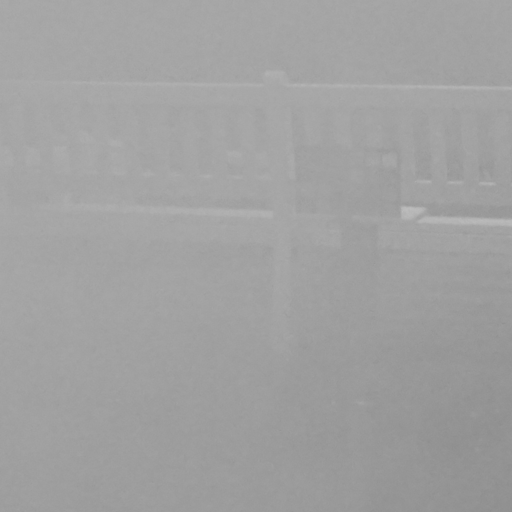
%> input picture 实验二_图像去雾/data/hazy/image01.png, 512 x 512 px
$ octave --eval "result = my_dehaze(imread('data/hazy/image01.png'));"   (GNU Octave 9; MATLAB toolbox functions it lacks are replaced by stand-ins)
%> lines starting %> are read from the running program, lines starting %| are printed output that depends on the picture
function J = my_dehaze(I)
% Grayscale dark-channel dehazing. J = my_dehaze(I)
% Stages: local-minimum dark channel, atmospheric light, transmission,
% then the scattering-model recovery. GT is not an input.

win = 61;
omega = 0.95;
t0 = 0.1;
topRatio = 0.001;

X = im2double(I);
% Square local minimum. imerode ignores out-of-image samples, so the
% border is not forced toward zero.
dark = imerode(X, strel('square', win));

k = max(1, round(numel(dark) * topRatio));
%> k = 262
values = dark(:);
[~, order] = sort(values, 'descend');
idx = order(1:k);
%> idx = 262 values from 1 to 16390
A = max(X(idx));
%> A = 0.667
if A < 1e-3
    A = 1e-3;
end

t = 1 - omega * (dark ./ A);
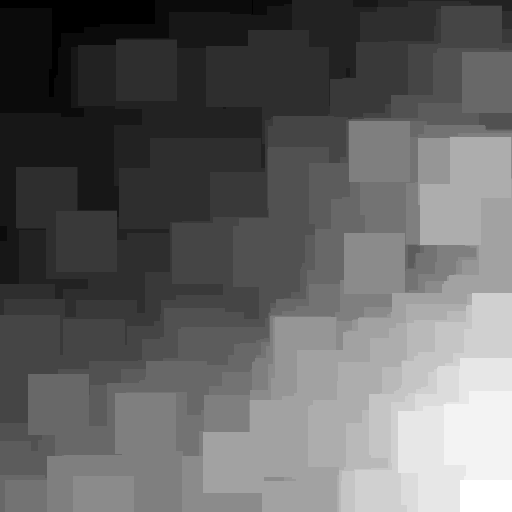
%> t: size 512x512 double; min 0.0891, max 0.212, mean 0.137; drawn with min black and max white
t = min(max(t, t0), 1);
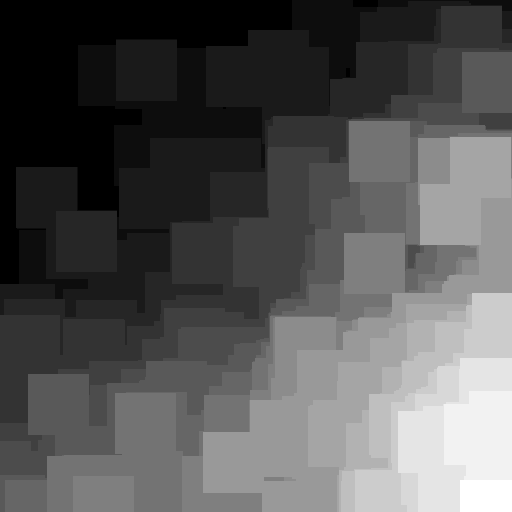
%> t: size 512x512 double; min 0.1, max 0.212, mean 0.138; drawn with min black and max white
R = (X - A) ./ t + A;
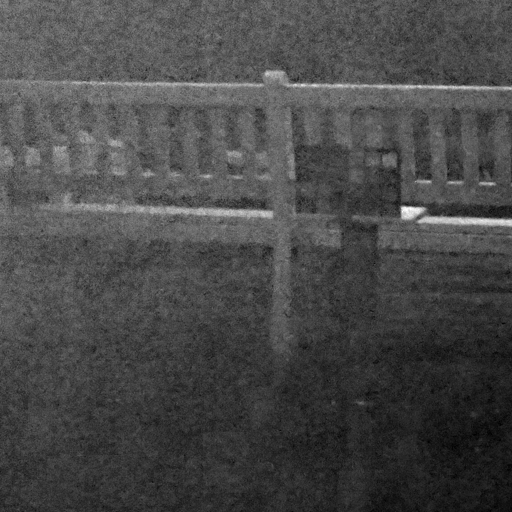
%> R: size 512x512 double; min 0.13, max 1.14, mean 0.419; drawn with min black and max white
R = min(max(R, 0), 1);
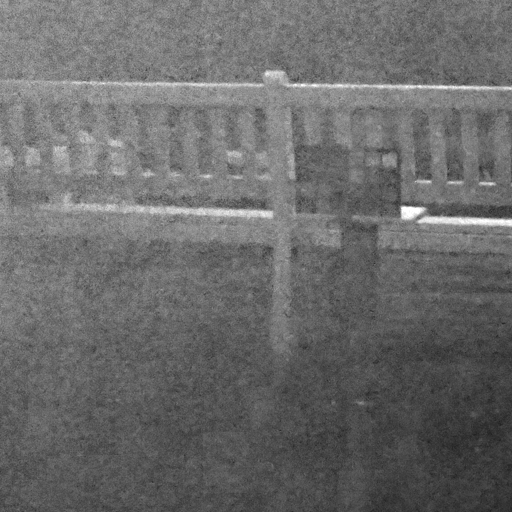
%> R: size 512x512 double; min 0.13, max 1, mean 0.419
J = im2uint8(R);
end

$ run again, on 实验二_图像去雾/data/hazy/image03.png
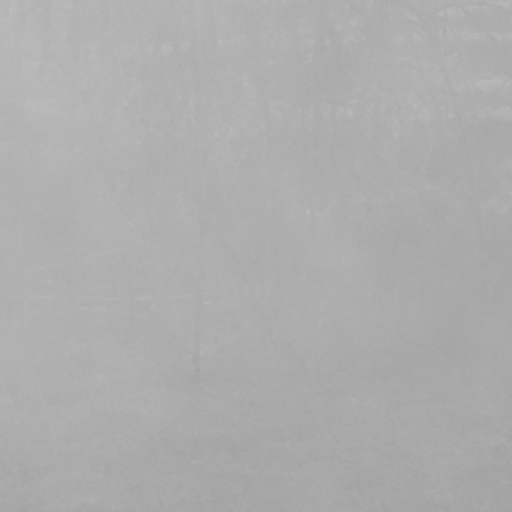
%> input picture 实验二_图像去雾/data/hazy/image03.png, 512 x 512 px
%> idx = 262 values, max 7231 at index 231, min 1 at index 232, mean 2905.7
%> A = 0.729
%> in my_dehaze, `t = min(max(t, t0), 1);`:
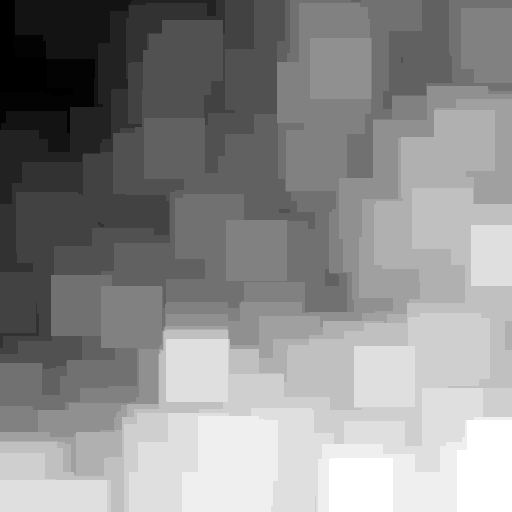
%> t: size 512x512 double; min 0.1, max 0.183, mean 0.146; drawn with min black and max white
%> in my_dehaze, `R = (X - A) ./ t + A;`:
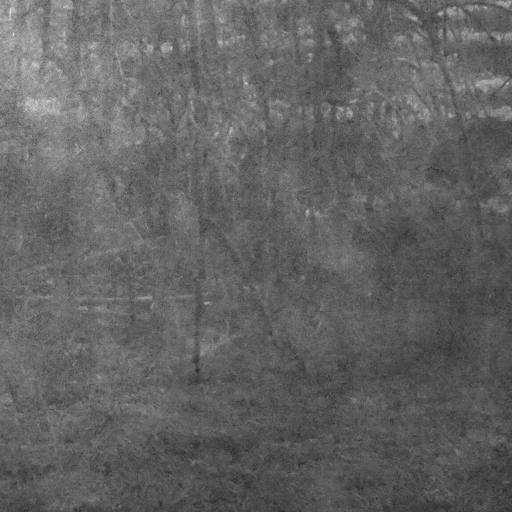
%> R: size 512x512 double; min 0.172, max 0.886, mean 0.39
